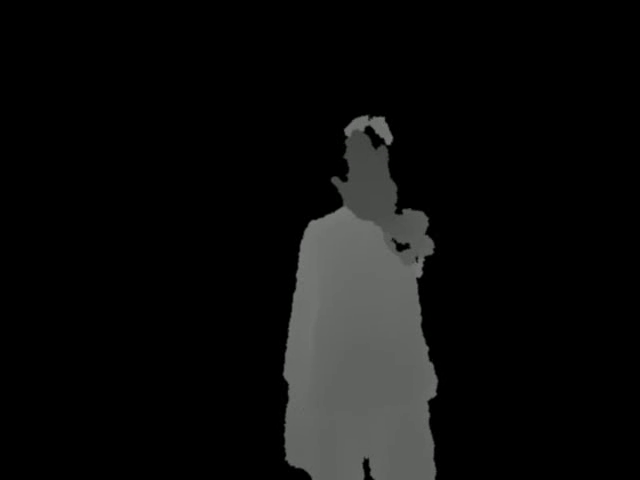
#> input picture frame 9 of 1depth.avi, 640 x 480 px
$ jupyter execute Mile1.ipynb   (older library calls are emulated)
#> lines starting #> are read from the running program, lines starting #| are printed output that depends on the picture; after the words box and inside, x2 and y2 are one past the last pixel; in counts of white or black regions, pixels touching at a corner belong together
[cell 1]
import cv2 as cv
from matplotlib import pyplot as plt

cap = cv.VideoCapture('1depth.avi')
#fg = cv.bgsegm.createBackgroundSubtractorMOG()

while cap.isOpened():
    ret, frame = cap.read()
#> frame is the input picture: shape (480, 640, 3); mean B, G, R 12.7, 13.1, 12.9
    #cv.imshow('original Frame', frame)
    if ret == True:

        gray = cv.cvtColor(frame, cv.COLOR_BGR2GRAY)
        #fgmask = fg.apply(frame)
        _, th1 = cv.threshold(gray, 175, 255, cv.THRESH_BINARY + cv.THRESH_OTSU)
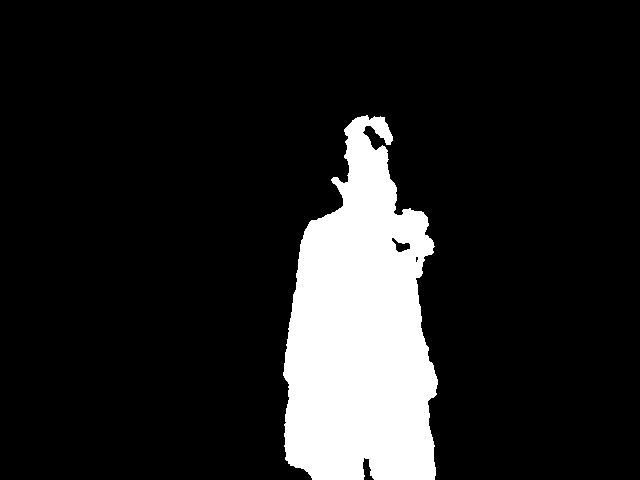
#> th1: shape (480, 640); 13.1% white; 1 white region, box (x1, y1, x2, y2) and area: (283, 115, 438, 480) 40266


        cv.imshow('Threshold', th1)

        #cv.imshow('FG Frame', fgmask)

        if cv.waitKey(20) & 0xFF == ord('q'):
#> (key q is pressed here)
            break

cap.release()

cv.destroyAllWindows()

[cell 2]
import cv2
import numpy as np
import sys


# read image
src = cv2.imread('sample.jpg')
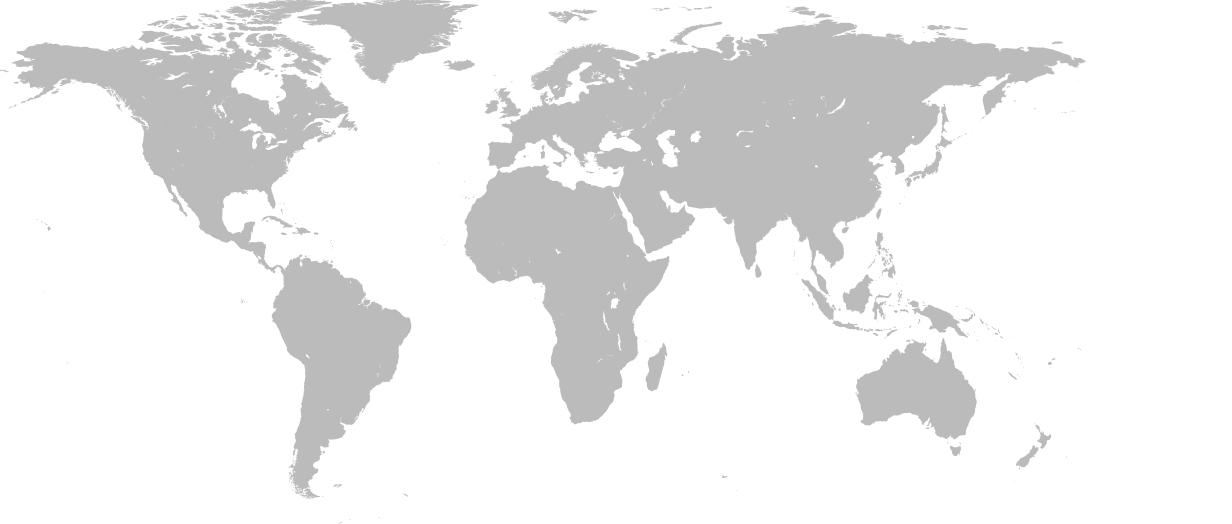
#> input picture sample.jpg, 1232 x 524 px
#> src is the input picture: shape (524, 1232, 3); min 167, max 255, mean 237.6

# show source image
#cv2.imshow("Source", src)

# convert image to gray scale
gray = cv2.cvtColor(src, cv2.COLOR_BGR2GRAY)
#> gray: shape (524, 1232)

# blur the image
blur = cv2.blur(gray, (3, 3))

# binary thresholding of the image
ret, thresh = cv2.threshold(blur, 200, 255, cv2.THRESH_BINARY)
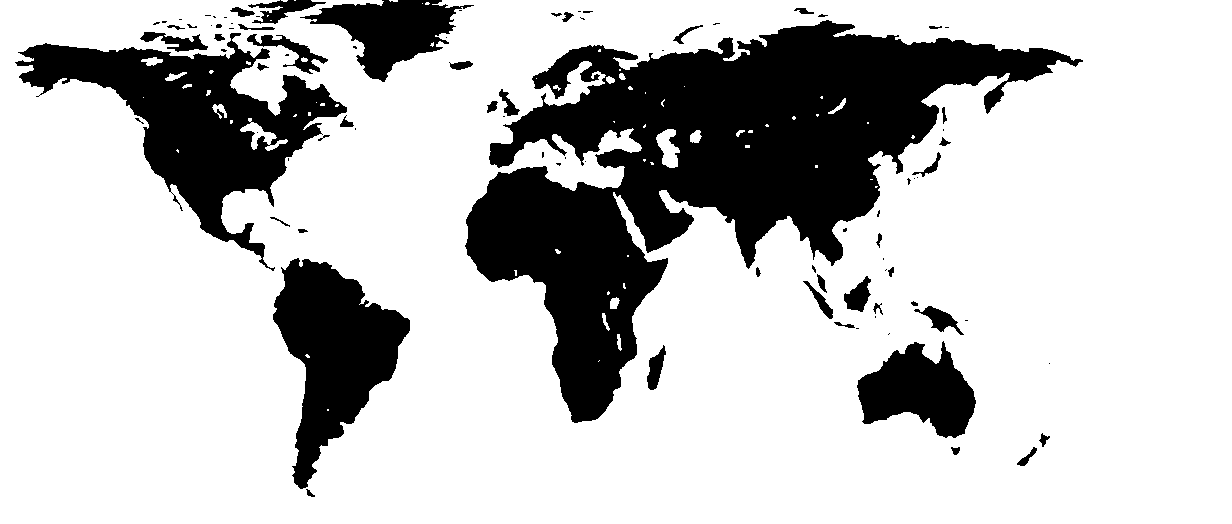
#> thresh: shape (524, 1232); 76.4% white; 90 black regions (46 under 20 px)

# find contours
im2, contours, hierarchy = cv2.findContours(thresh, cv2.RETR_TREE, cv2.CHAIN_APPROX_SIMPLE)
#> contours = 170 contours, 107 with area under 20; largest, box (x1, y1, x2, y2) and area: (0, 0, 1232, 524) 636328, (464, 19, 1084, 424) 94460, (14, 32, 348, 272) 27104, (272, 257, 411, 490) 16121, (856, 340, 977, 439) 7226

# create hull array for convexHull points
hull = []

# calculate points for each contour
for i in range(len(contours)):
    hull.append(cv2.convexHull(contours[i], False))
#> after the loop, hull = 170 contours, 102 with area under 20; largest, box (x1, y1, x2, y2) and area: (0, 0, 1232, 524) 643813, (464, 19, 1084, 424) 139178, (14, 32, 348, 272) 45019, (272, 257, 411, 490) 19924, (856, 340, 977, 439) 8785

# create an empty black image
drawing = np.zeros((thresh.shape[0], thresh.shape[1], 3), np.uint8)

# draw contours and hull points
for i in range(len(contours)):
    color_contours = (0, 255, 0) # color for contours
    color = (255, 255, 255) # color for convex hull
    # draw contours
    cv2.drawContours(drawing, contours, i, color_contours, 2, 8, hierarchy)
    # draw convex hull
    cv2.drawContours(drawing, hull, i, color, 2, 8)
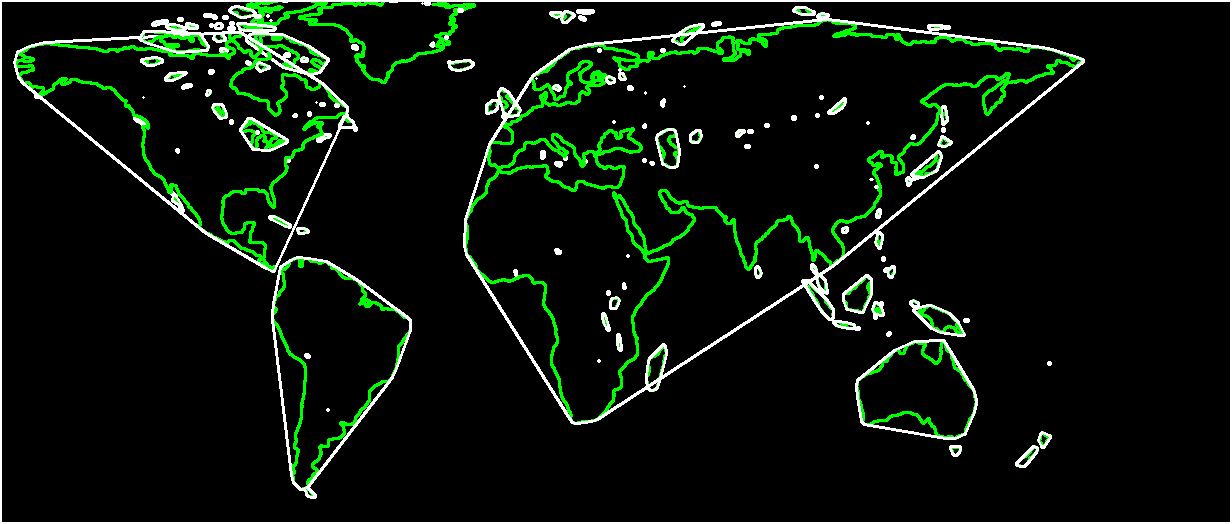
#> drawing: shape (524, 1232, 3); mean of channels 0, 1, 2 11.3, 21, 11.3; drawn as B, G, R

plt.imshow(drawing)

cv2.waitKey(0)
cv2.destroyAllWindows()

$ run again, starting later in the video
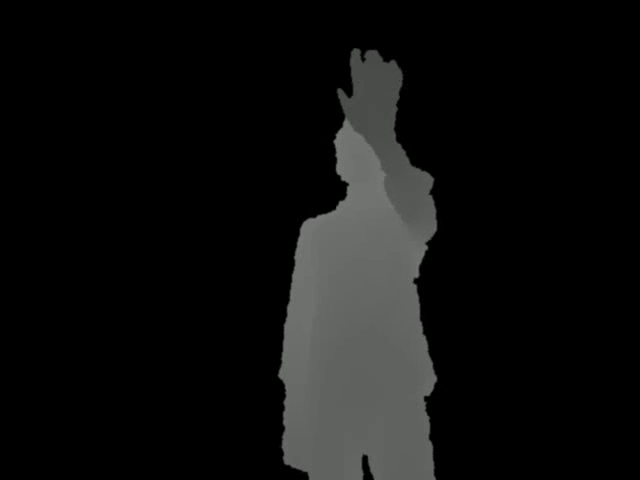
#> input picture frame 40 of 1depth.avi, 640 x 480 px
#> frame is the input picture: shape (480, 640, 3); mean B, G, R 15, 15.4, 15.1
#> `_, th1 = cv.threshold(gray, 175, 255, cv.THRESH_BINARY + cv.THRESH_OTSU)`:
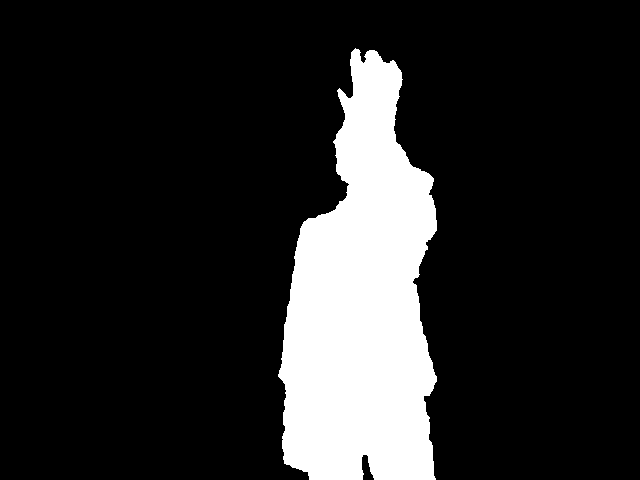
#> th1: shape (480, 640); 15.4% white; 1 white region, box (x1, y1, x2, y2) and area: (278, 48, 437, 480) 47254
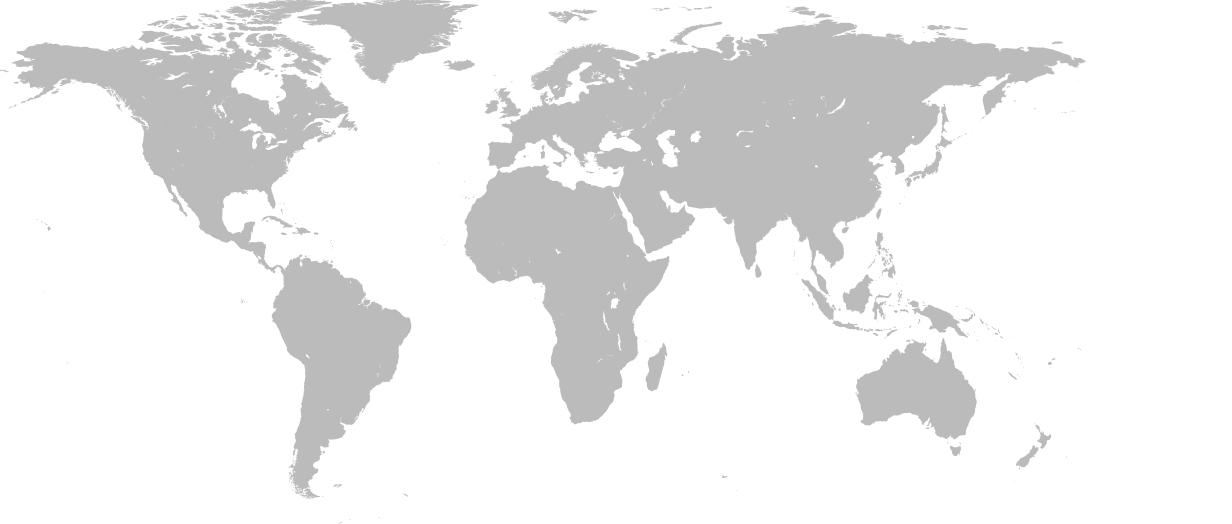
#> input picture sample.jpg, 1232 x 524 px
#> src is the input picture: shape (524, 1232, 3); min 167, max 255, mean 237.6
#> thresh: shape (524, 1232); 76.4% white; 90 black regions (46 under 20 px)
#> contours = 170 contours, 107 with area under 20; largest, box (x1, y1, x2, y2) and area: (0, 0, 1232, 524) 636328, (464, 19, 1084, 424) 94460, (14, 32, 348, 272) 27104, (272, 257, 411, 490) 16121, (856, 340, 977, 439) 7226
#> after the loop `for i in range(len(contours)):`: hull = 170 contours, 102 with area under 20; largest, box (x1, y1, x2, y2) and area: (0, 0, 1232, 524) 643813, (464, 19, 1084, 424) 139178, (14, 32, 348, 272) 45019, (272, 257, 411, 490) 19924, (856, 340, 977, 439) 8785

$ run again, starting later in the video
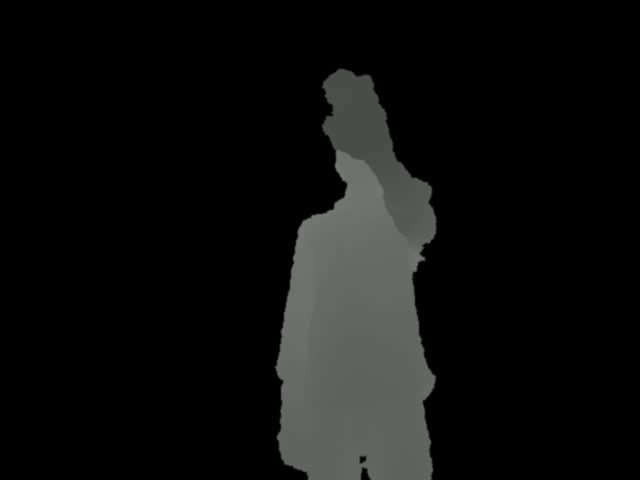
#> input picture frame 72 of 1depth.avi, 640 x 480 px
#> frame is the input picture: shape (480, 640, 3); mean B, G, R 14.5, 14.9, 14.6
#> `_, th1 = cv.threshold(gray, 175, 255, cv.THRESH_BINARY + cv.THRESH_OTSU)`:
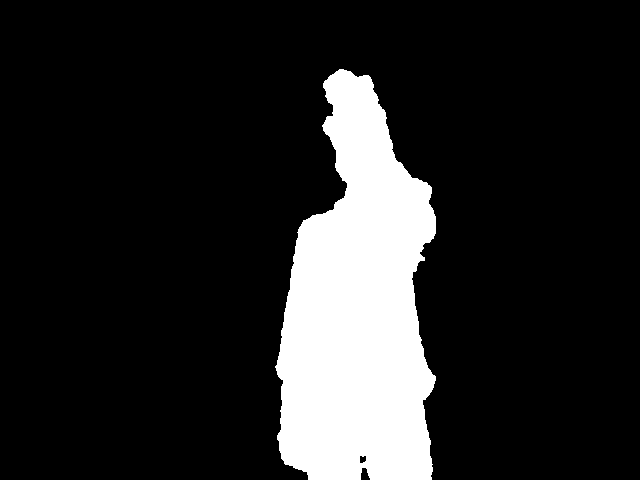
#> th1: shape (480, 640); 15% white; 1 white region, box (x1, y1, x2, y2) and area: (275, 69, 436, 480) 46058
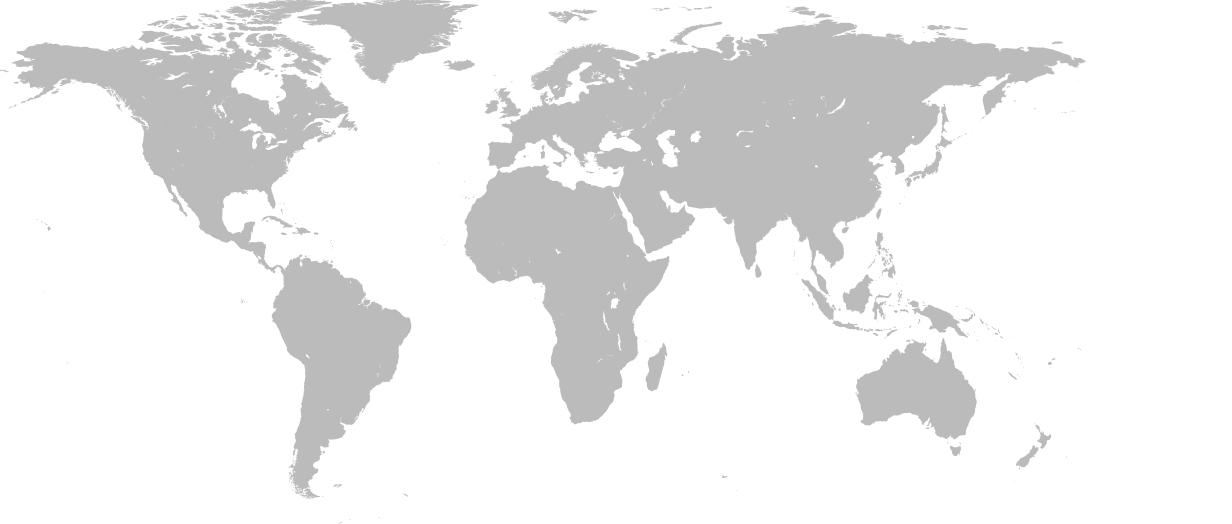
#> input picture sample.jpg, 1232 x 524 px
#> src is the input picture: shape (524, 1232, 3); min 167, max 255, mean 237.6
#> thresh: shape (524, 1232); 76.4% white; 90 black regions (46 under 20 px)
#> contours = 170 contours, 107 with area under 20; largest, box (x1, y1, x2, y2) and area: (0, 0, 1232, 524) 636328, (464, 19, 1084, 424) 94460, (14, 32, 348, 272) 27104, (272, 257, 411, 490) 16121, (856, 340, 977, 439) 7226
#> after the loop `for i in range(len(contours)):`: hull = 170 contours, 102 with area under 20; largest, box (x1, y1, x2, y2) and area: (0, 0, 1232, 524) 643813, (464, 19, 1084, 424) 139178, (14, 32, 348, 272) 45019, (272, 257, 411, 490) 19924, (856, 340, 977, 439) 8785
